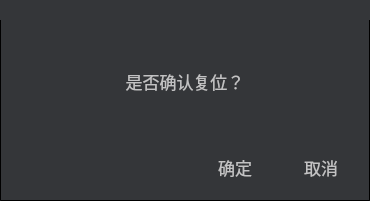
<?xml version="1.0" encoding="UTF-8"?>
<ui version="4.0">
 <class>Dlg_Reset</class>
 <widget class="QDialog" name="Dlg_Reset">
  <property name="geometry">
   <rect>
    <x>0</x>
    <y>0</y>
    <width>370</width>
    <height>201</height>
   </rect>
  </property>
  <property name="windowTitle">
   <string>Dialog</string>
  </property>
  <property name="styleSheet">
   <string notr="true">*{
font: 13pt;
font-family: &quot;微软雅黑&quot;;
}


QWidget {
color: #c2c2c3;
background: #343639;
}

QDialog {
border:1px solid black;
border-radius:1px;
}

#titleFrame {
border: no;
min-height: 20px;
background: url(&quot;:/Res/image/title_bar.png&quot;);
}

QPushButton {
border: no;
outline: no;
min-width: 80px;
min-height: 50px;
image: url(&quot;:/Res/image/button_80x50_normal.png&quot;);
}

QPushButton:pressed {
color: black;
border: no;
min-width: 80px;
min-height: 50px;
image: url(&quot;:/Res/image/button_80x50_active.png&quot;);
}</string>
  </property>
  <layout class="QVBoxLayout" name="verticalLayout_2">
   <property name="margin">
    <number>0</number>
   </property>
   <item>
    <widget class="QFrame" name="titleFrame">
     <property name="sizePolicy">
      <sizepolicy hsizetype="Preferred" vsizetype="Preferred">
       <horstretch>0</horstretch>
       <verstretch>0</verstretch>
      </sizepolicy>
     </property>
     <property name="frameShape">
      <enum>QFrame::StyledPanel</enum>
     </property>
     <property name="frameShadow">
      <enum>QFrame::Raised</enum>
     </property>
    </widget>
   </item>
   <item>
    <layout class="QVBoxLayout" name="verticalLayout">
     <property name="leftMargin">
      <number>9</number>
     </property>
     <property name="rightMargin">
      <number>9</number>
     </property>
     <property name="bottomMargin">
      <number>9</number>
     </property>
     <item>
      <spacer name="verticalSpacer_2">
       <property name="orientation">
        <enum>Qt::Vertical</enum>
       </property>
       <property name="sizeHint" stdset="0">
        <size>
         <width>20</width>
         <height>40</height>
        </size>
       </property>
      </spacer>
     </item>
     <item>
      <widget class="QLabel" name="lblT">
       <property name="text">
        <string>是否确认复位？</string>
       </property>
       <property name="alignment">
        <set>Qt::AlignCenter</set>
       </property>
      </widget>
     </item>
     <item>
      <spacer name="verticalSpacer">
       <property name="orientation">
        <enum>Qt::Vertical</enum>
       </property>
       <property name="sizeHint" stdset="0">
        <size>
         <width>20</width>
         <height>40</height>
        </size>
       </property>
      </spacer>
     </item>
     <item>
      <layout class="QHBoxLayout" name="horizontalLayout">
       <item>
        <spacer name="horizontalSpacer">
         <property name="orientation">
          <enum>Qt::Horizontal</enum>
         </property>
         <property name="sizeHint" stdset="0">
          <size>
           <width>40</width>
           <height>20</height>
          </size>
         </property>
        </spacer>
       </item>
       <item>
        <widget class="QPushButton" name="btnOK">
         <property name="text">
          <string>确定</string>
         </property>
        </widget>
       </item>
       <item>
        <widget class="QPushButton" name="btnQuit">
         <property name="text">
          <string>取消</string>
         </property>
        </widget>
       </item>
      </layout>
     </item>
    </layout>
   </item>
  </layout>
 </widget>
 <resources/>
 <connections/>
</ui>
